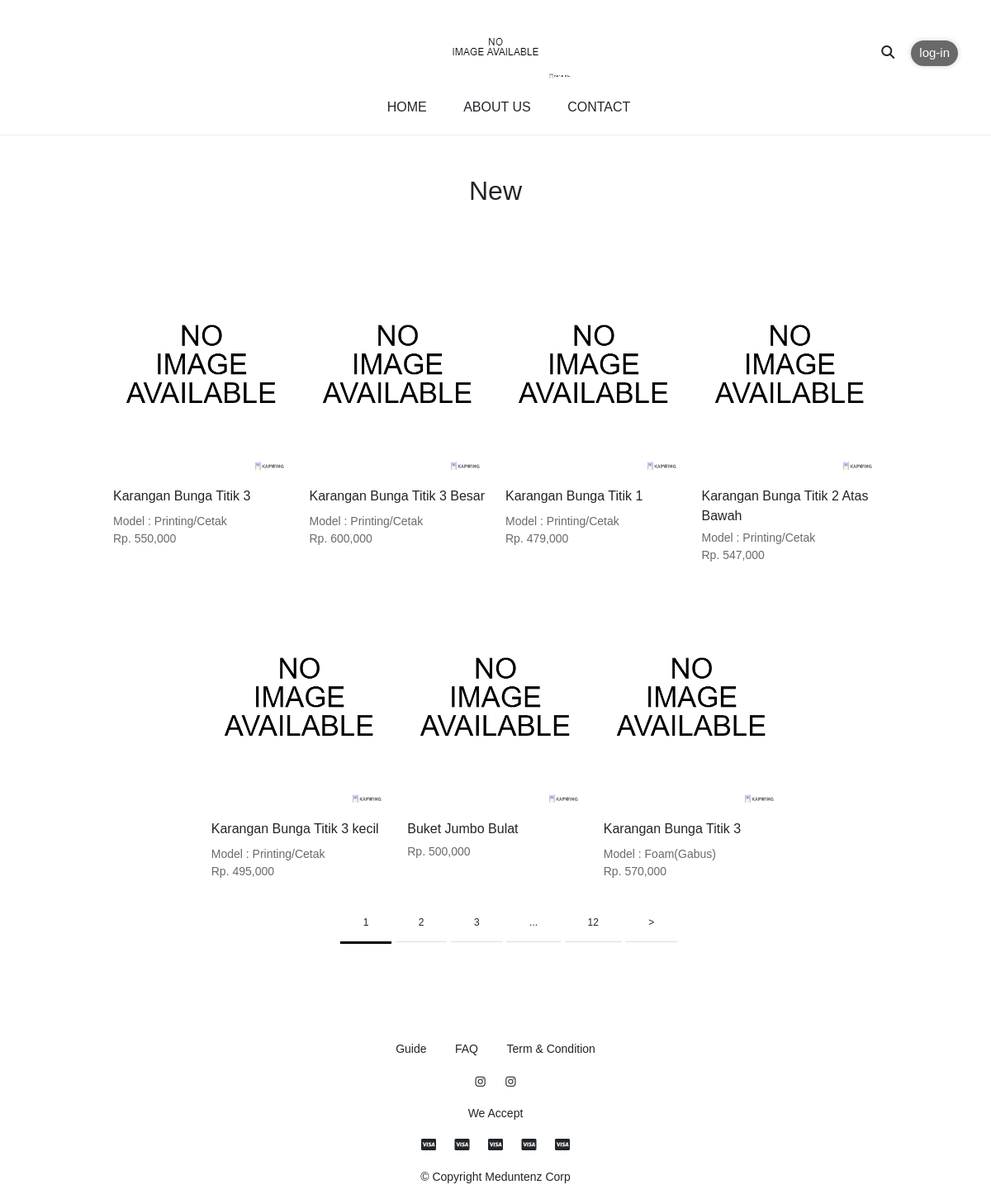
The page / on the database its author committed.
### tables this page shows
CREATE TABLE `barang` (
  `id_Barang` int(11) NOT NULL,
  `nama` varchar(255) NOT NULL,
  `jenis` varchar(255) NOT NULL,
  `model` varchar(255) DEFAULT NULL,
  `ukuran` varchar(255) DEFAULT NULL,
  `harga` int(11) NOT NULL,
  `gambar` varchar(255) DEFAULT NULL,
  `status` int(11) DEFAULT '1'
);

### PHP/load-home.php (called while the page is built)
<?php
    require 'connection.php';
    $queryBarang = mysqli_query($conn,"SELECT * FROM barang WHERE status = 1");
    $listBarang = [];
    while ($barang = mysqli_fetch_assoc($queryBarang)) {
        $listBarang[] = $barang;
    }
?>

### index.php (the view, shortened to what this page needs)
<?php
  require 'PHP/load-home.php';
?>
<!DOCTYPE html>
<html lang="en">
<head>
  <link href="https://cdn.jsdelivr.net/npm/bootstrap@5.0.2/dist/css/bootstrap.min.css" rel="stylesheet"
 />
  <link rel="stylesheet" href="Asset/css/style.css"/>
</head>
<body>
  <?php include 'navbar.php' ?>
  <section class="section-1-home">
    <div class="container-md mx-auto">
      <h2 class="pb-5 text-center">
        New
      </h2>
      <div class="row justify-content-center">
        <div class="col-md-10 ">
          <div class="section-home-main">
            <div class="row justify-content-center gx-4 gy-2">
              <?php
                for ($i=0; $i < count($listBarang); $i++):
              ?>
              <div class="col-md-3">
                <div class="post-container position-relative">
                  <a href="page-detail.php?id=<?= $listBarang[$i]['id_Barang'] ?>" class="">
                    <img src="Asset/img/barang/<?= $listBarang[$i]['gambar'] ?>" class="item-image-home"></img>
                    <p class="item-name pt-3 block">
                      <?php echo $listBarang[$i]['nama'] ?>
                    </p>
                    <?php if($listBarang[$i]['jenis'] == "Papan Bunga"): ?>
                    <p class="item-price mb-0 mt-2 block">
                      Model : <?php echo $listBarang[$i]['model'] ?>
                    </p>
                    <?php endif; ?>
                    <p class="item-price pb-3 block">
                      Rp. <?= number_format($listBarang[$i]["harga"]) ?>
                    </p>
                  </a>
                </div>
              </div>
              <?php
                endfor;
              ?>
            </div>
            <div class="page-number">
              <ul>
                <li>
                  <a href="#" class="active-page">
                    1
                  </a>
                </li>
                <li>
                  <a href="#" class="">
                    2
                  </a>
                </li>
                <li>
                  <a href="#" class="">
                    3
                  </a>
                </li>
                <li>
                  <a href="#" class="">
                    ...
                  </a>
                </li>
                <li>
                  <a href="#" class="">
                    12
                  </a>
                </li>
                <li>
                  <a href="#" class="">
                    >
                  </a>
                </li>
              </ul>
            </div>
          </div>
        </div>
      </div>
    </div>
  </section>
  <section class="footer-section">
    <ul class="footer-menu">
      <li>
        <a href="#">
          Guide
        </a>
      </li>
      <li>
        <a href="#">
          FAQ
        </a>
      </li>
      <li>
        <a href="#">
          Term & Condition
        </a>
      </li>
    </ul>
    <ul class="footer-socmed">
      <li>
        <a href="#">
          <i class="fab fa-instagram"></i>
        </a>
      </li>
      <li>
        <a href="#">
          <i class="fab fa-instagram"></i>
        </a>
      </li>
    </ul>
    <p class="footer-payment-title">
      We Accept
    </p>
    <ul class="footer-payment-choice">
      <li>
        <a href="#">
          <i class="fab fa-cc-visa"></i>
        </a>
      </li>
      <li>
        <a href="#">
          <i class="fab fa-cc-visa"></i>
        </a>
      </li>
      <li>
        <a href="#">
          <i class="fab fa-cc-visa"></i>
        </a>
      </li>
      <li>
        <a href="#">
          <i class="fab fa-cc-visa"></i>
        </a>
      </li>
      <li>
        <a href="#">
          <i class="fab fa-cc-visa"></i>
        </a>
      </li>
    </ul>
    <p class="copyright-footer">
      © Copyright Meduntenz Corp
    </p>
  </section>
</body>
</html>

### Asset/css/style.css (style rules this page uses)
p, h1, h2, h3, h4, h5, a, span, label, ul, li, div { font-family: 'Karla', sans-serif; }
body { width: 100% !important; padding: 0; margin: 0; }
.section-1-home .section-home-main .post-container { height: 365px; margin-bottom: 30px; }
.section-1-home .section-home-main .post-container a { color: inherit; text-decoration: none; }
.section-1-home .section-home-main .post-container a .item-image-home { width: 100%; }
.section-1-home .section-home-main .post-container a .item-name { font-size: 16px; min-height: 38px; max-height: 60px; overflow-y: visible; margin-bottom: 5px; }
.section-1-home .section-home-main .post-container a .item-price { font-size: 14px; color: #6A6A6A; }
.section-1-home .section-home-main .page-number { margin-bottom: 30px; }
.section-1-home .section-home-main .page-number ul { text-align: center; list-style: none; }
.section-1-home .section-home-main .page-number ul li { display: inline-block; }
.section-1-home .section-home-main .page-number ul li a { font-size: 12px; color: inherit; text-decoration: none; border-bottom: 1px solid #ddd; padding: 16px 28px; }
.section-1-home .section-home-main .page-number ul .active-page { border-bottom: 3px solid black; }
.footer-section { margin-top: 100px; }
.footer-section a { color: inherit; text-decoration: none; }
.footer-section ul { list-style: none; padding-left: 0; }
.footer-section .footer-menu { text-align: center; }
.footer-section .footer-menu li { display: inline-block; padding: 0 15px; font-size: 14px; }
.footer-section .footer-socmed { text-align: center; }
.footer-section .footer-socmed li { display: inline-block; padding: 0 10px; font-size: 14px; }
.footer-section .footer-payment-title { text-align: center; font-size: 14px; }
.footer-section .footer-payment-choice { text-align: center; }
.footer-section .footer-payment-choice li { display: inline-block; padding: 0 9px; }
.footer-section .copyright-footer { text-align: center; font-size: 14px; }

### rows shown on the page
barang: gambar (picture), nama "Karangan Bunga Titik 3", model "Printing/Cetak", harga "550,000"
barang: gambar (picture), nama "Karangan Bunga Titik 3 Besar", model "Printing/Cetak", harga "600,000"
barang: gambar (picture), nama "Karangan Bunga Titik 1", model "Printing/Cetak", harga "479,000"
barang: gambar (picture), nama "Karangan Bunga Titik 2 Atas Bawah", model "Printing/Cetak", harga "547,000"
barang: gambar (picture), nama "Karangan Bunga Titik 3 kecil", model "Printing/Cetak", harga "495,000"
barang: gambar (picture), nama "Buket Jumbo Bulat", harga "500,000"
barang: gambar (picture), nama "Karangan Bunga Titik 3", model "Foam(Gabus)", harga "570,000"
